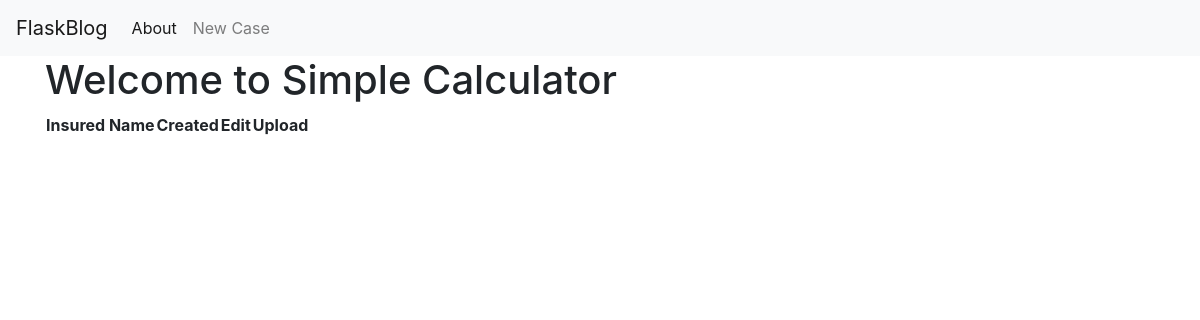
Before: / with the older database file.
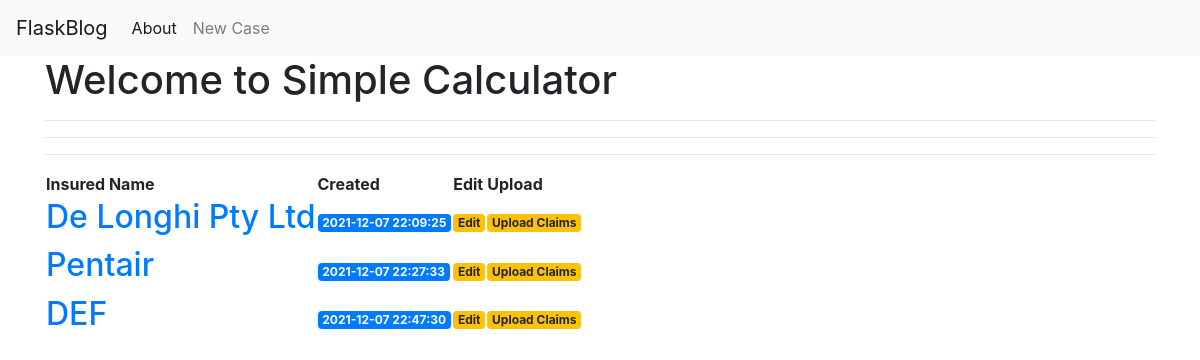
After: the same page with the newer database file.
### tables this page shows
CREATE TABLE cases (
  "case_id" INTEGER PRIMARY KEY AUTOINCREMENT,
  created TIMESTAMP NOT NULL DEFAULT CURRENT_TIMESTAMP,
  insured_name TEXT NOT NULL,
  inception_date DATE NOT NULL,
  expiry_date DATE NOT NULL
);

### app.py (the view)
@app.route('/')
def index():
    conn = get_db_connection()
    cases = conn.execute('SELECT * FROM cases').fetchall()
    conn.close()
    return render_template('index.html', cases=cases)

### app.py (called while the page is built)
def get_db_connection():
    conn = sqlite3.connect('database.db')
    conn.row_factory = sqlite3.Row
    return conn

### templates/index.html
{% extends 'base.html' %}
{% block content %}
    <h1>{% block title %} Welcome to Simple Calculator {% endblock %}</h1>
    <table>
        <tr>
            <th>Insured Name</th>
            <th>Created</th>
            <th>Edit</th>
            <th>Upload</th>
        </tr>
        {% for case in cases%}
        <tr>
            <td>
                <a href="{{ url_for('case', case_id=case['case_id']) }}">
                <h2>{{ case['insured_name'] }}</h2>
                </a>
            </td>
            <td>
                <span class="badge badge-primary">{{ case['created'] }}</span>
            </td>
            <td>
                <a href="{{ url_for('edit', case_id=case['case_id']) }}">
                    <span class="badge badge-warning">Edit</span>
                </a>
            </td>
            <td>
                <a href="{{ url_for('upload_claims', case_id=case['case_id']) }} ">
                    <span class="badge badge-warning">Upload Claims</span>
                </a>
            </td>
        </tr>
        <hr>
        {% endfor %}
    </table>
{% endblock %}

### templates/base.html (shortened to what this page needs)
<!doctype html>
<html lang="en">
  <head>
    <link rel="stylesheet" href="https://stackpath.bootstrapcdn.com/bootstrap/4.3.1/css/bootstrap.min.css">
  </head>
  <body>
    <nav class="navbar navbar-expand-md navbar-light bg-light">
        <a class="navbar-brand" href="{{ url_for('index')}}">FlaskBlog</a>
        <div class="collapse navbar-collapse" id="navbarNav">
            <ul class="navbar-nav">
            <li class="nav-item active">
                <a class="nav-link" href="#">About</a>
            </li>
            <li class="nav-item">
              <a class="nav-link" href="{{url_for('create')}}">New Case</a>
          </li>
            </ul>
        </div>
    </nav>
    <div class="container">
        {% block content %} {% endblock %}
    </div>
  </body>
</html>

Changed rows visible on the page:
added cases: insured_name "De Longhi Pty Ltd", created "2021-12-07 22:09:25"
added cases: insured_name "Pentair", created "2021-12-07 22:27:33"
added cases: insured_name "DEF", created "2021-12-07 22:47:30"
